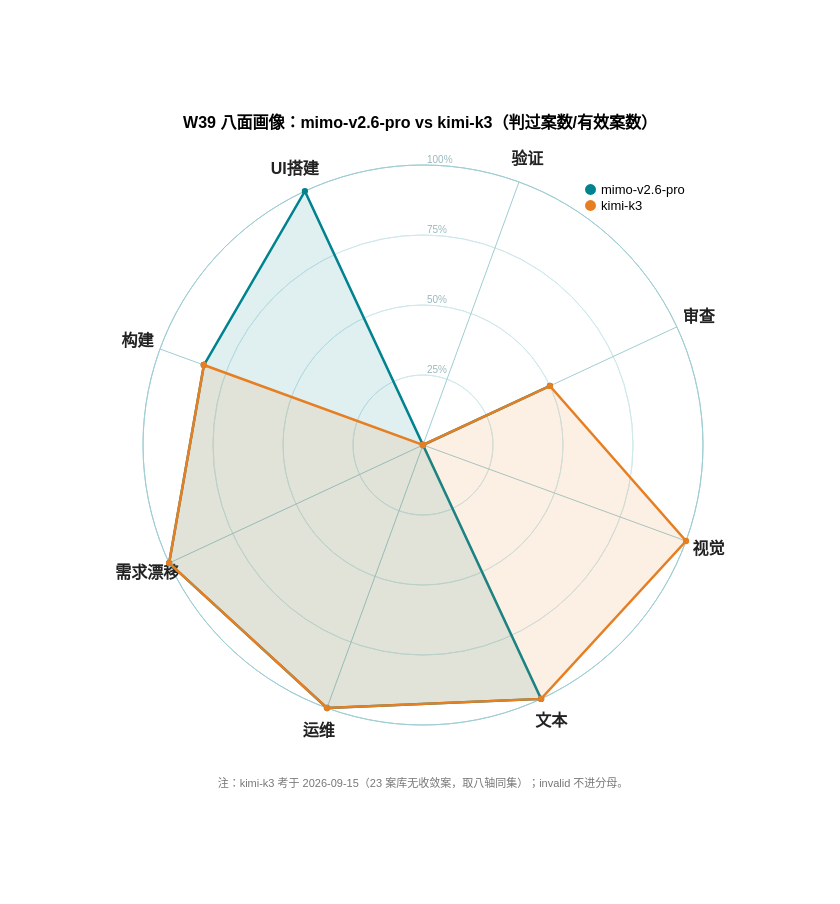

Specify this chart in Vega-Lite:
### Vega specification from a JSON file in a GitHub repository (floating-point values rounded to 4 significant figures)
{"$schema": "https://vega.github.io/schema/vega/v5.json", "width": 560, "height": 560, "padding": 115, "title": {"text": "W39 八面画像：mimo-v2.6-pro vs kimi-k3（判过案数/有效案数）", "fontSize": 16, "anchor": "middle", "offset": 20}, "signals": [{"name": "radius", "update": "width / 2"}], "data": [{"name": "table", "values": [{"key": "构建", "category": "mimo-v2.6-pro", "value": 0.833}, {"key": "UI搭建", "category": "mimo-v2.6-pro", "value": 1.0}, {"key": "验证", "category": "mimo-v2.6-pro", "value": 0.0}, {"key": "审查", "category": "mimo-v2.6-pro", "value": 0.5}, {"key": "视觉", "category": "mimo-v2.6-pro", "value": 0.0}, {"key": "文本", "category": "mimo-v2.6-pro", "value": 1.0}, {"key": "运维", "category": "mimo-v2.6-pro", "value": 1.0}, {"key": "需求漂移", "category": "mimo-v2.6-pro", "value": 1.0}, {"key": "构建", "category": "mimo-v2.6-pro", "value": 0.833, "close": true}, {"key": "构建", "category": "kimi-k3", "value": 0.833}, {"key": "UI搭建", "category": "kimi-k3", "value": 0.0}, {"key": "验证", "category": "kimi-k3", "value": 0.0}, {"key": "审查", "category": "kimi-k3", "value": 0.5}, {"key": "视觉", "category": "kimi-k3", "value": 1.0}, {"key": "文本", "category": "kimi-k3", "value": 1.0}, {"key": "运维", "category": "kimi-k3", "value": 1.0}, {"key": "需求漂移", "category": "kimi-k3", "value": 1.0}, {"key": "构建", "category": "kimi-k3", "value": 0.833, "close": true}]}, {"name": "keys", "values": ["构建", "UI搭建", "验证", "审查", "视觉", "文本", "运维", "需求漂移"]}, {"name": "ticks", "values": [{"f": 0.25}, {"f": 0.5}, {"f": 0.75}, {"f": 1.0}]}], "scales": [{"name": "angular", "type": "point", "domain": {"data": "keys", "field": "data"}, "range": {"signal": "[-PI + 0.35, PI + 0.35 - 2 * PI / 8]"}}, {"name": "radial", "type": "linear", "domain": [0, 1], "range": {"signal": "[0, radius]"}, "zero": true, "nice": false}, {"name": "color", "type": "ordinal", "domain": ["mimo-v2.6-pro", "kimi-k3"], "range": ["#00838F", "#E67E22"]}], "legends": [{"fill": "color", "orient": "top-right", "title": null, "labelFontSize": 13, "symbolSize": 120, "labelLimit": 0}], "marks": [{"type": "arc", "encode": {"enter": {"x": {"signal": "0.5 * width"}, "y": {"signal": "0.5 * height"}, "startAngle": {"value": 0}, "endAngle": {"signal": "2 * PI"}, "innerRadius": {"signal": "0.25 * radius"}, "outerRadius": {"signal": "0.25 * radius"}, "stroke": {"value": "#cfe8ec"}, "strokeWidth": {"value": 1}}}}, {"type": "arc", "encode": {"enter": {"x": {"signal": "0.5 * width"}, "y": {"signal": "0.5 * height"}, "startAngle": {"value": 0}, "endAngle": {"signal": "2 * PI"}, "innerRadius": {"signal": "0.5 * radius"}, "outerRadius": {"signal": "0.5 * radius"}, "stroke": {"value": "#cfe8ec"}, "strokeWidth": {"value": 1}}}}, {"type": "arc", "encode": {"enter": {"x": {"signal": "0.5 * width"}, "y": {"signal": "0.5 * height"}, "startAngle": {"value": 0}, "endAngle": {"signal": "2 * PI"}, "innerRadius": {"signal": "0.75 * radius"}, "outerRadius": {"signal": "0.75 * radius"}, "stroke": {"value": "#cfe8ec"}, "strokeWidth": {"value": 1}}}}, {"type": "arc", "encode": {"enter": {"x": {"signal": "0.5 * width"}, "y": {"signal": "0.5 * height"}, "startAngle": {"value": 0}, "endAngle": {"signal": "2 * PI"}, "innerRadius": {"signal": "1.0 * radius"}, "outerRadius": {"signal": "1.0 * radius"}, "stroke": {"value": "#9fcdd4"}, "strokeWidth": {"value": 1}}}}, {"type": "text", "encode": {"enter": {"x": {"signal": "0.5 * width + 4"}, "y": {"signal": "0.5 * height - datum.f * radius"}, "text": {"signal": "format(datum.f, '.0%')"}, "fontSize": {"value": 10}, "fill": {"value": "#9ab8bd"}, "align": {"value": "left"}, "baseline": {"value": "bottom"}}}, "from": {"data": "ticks"}}, {"type": "rule", "from": {"data": "keys"}, "encode": {"enter": {"x": {"signal": "0.5 * width"}, "y": {"signal": "0.5 * height"}, "x2": {"signal": "0.5 * width + radius * cos(scale('angular', datum.data))"}, "y2": {"signal": "0.5 * height + radius * sin(scale('angular', datum.data))"}, "stroke": {"value": "#9fcdd4"}, "strokeWidth": {"value": 1}}}}, {"type": "text", "from": {"data": "keys"}, "encode": {"enter": {"x": {"signal": "0.5 * width + (radius + 24) * cos(scale('angular', datum.data))"}, "y": {"signal": "0.5 * height + (radius + 24) * sin(scale('angular', datum.data))"}, "text": {"field": "data"}, "fontSize": {"value": 16}, "fontWeight": {"value": "bold"}, "align": {"value": "center"}, "baseline": {"value": "middle"}, "fill": {"value": "#222"}}}}, {"type": "group", "from": {"facet": {"name": "cats", "data": "table", "groupby": "category"}}, "marks": [{"type": "line", "from": {"data": "cats"}, "encode": {"enter": {"x": {"signal": "0.5 * width + scale('radial', datum.value) * cos(scale('angular', datum.key))"}, "y": {"signal": "0.5 * height + scale('radial', datum.value) * sin(scale('angular', datum.key))"}, "stroke": {"scale": "color", "field": {"parent": "category"}}, "strokeWidth": {"value": 2.5}, "fill": {"scale": "color", "field": {"parent": "category"}}, "fillOpacity": {"value": 0.12}}}}, {"type": "symbol", "from": {"data": "cats"}, "encode": {"enter": {"x": {"signal": "0.5 * width + scale('radial', datum.value) * cos(scale('angular', datum.key))"}, "y": {"signal": "0.5 * height + scale('radial', datum.value) * sin(scale('angular', datum.key))"}, "size": {"value": 40}, "fill": {"scale": "color", "field": {"parent": "category"}}}}}]}, {"type": "text", "encode": {"enter": {"x": {"signal": "0.5 * width"}, "y": {"signal": "height + 62"}, "text": {"value": "注：kimi-k3 考于 2026-09-15（23 案库无收敛案，取八轴同集）；invalid 不进分母。"}, "fontSize": {"value": 11}, "fill": {"value": "#777"}, "align": {"value": "center"}}}}]}
